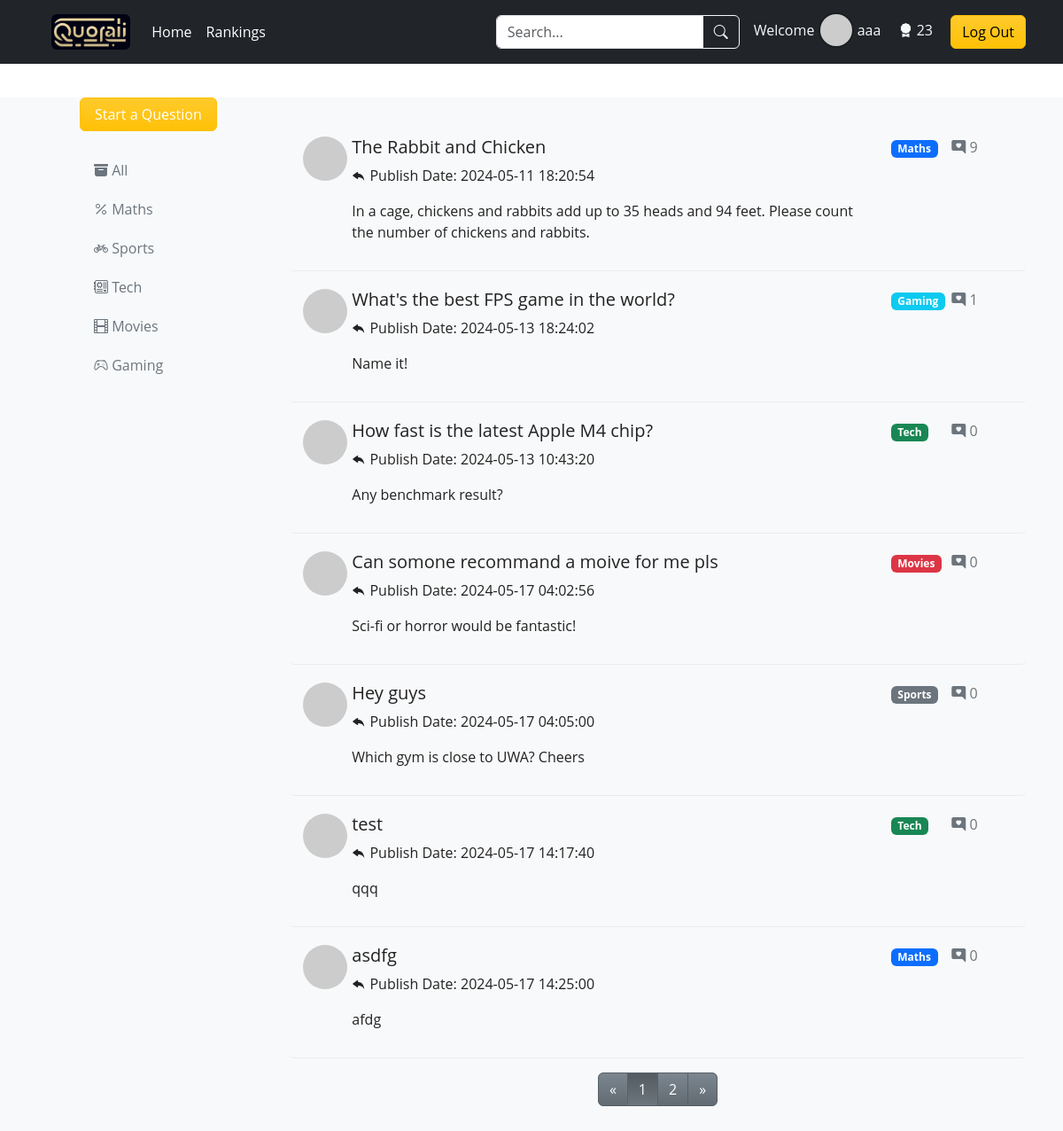
Before: / (signed in) with the older database file.
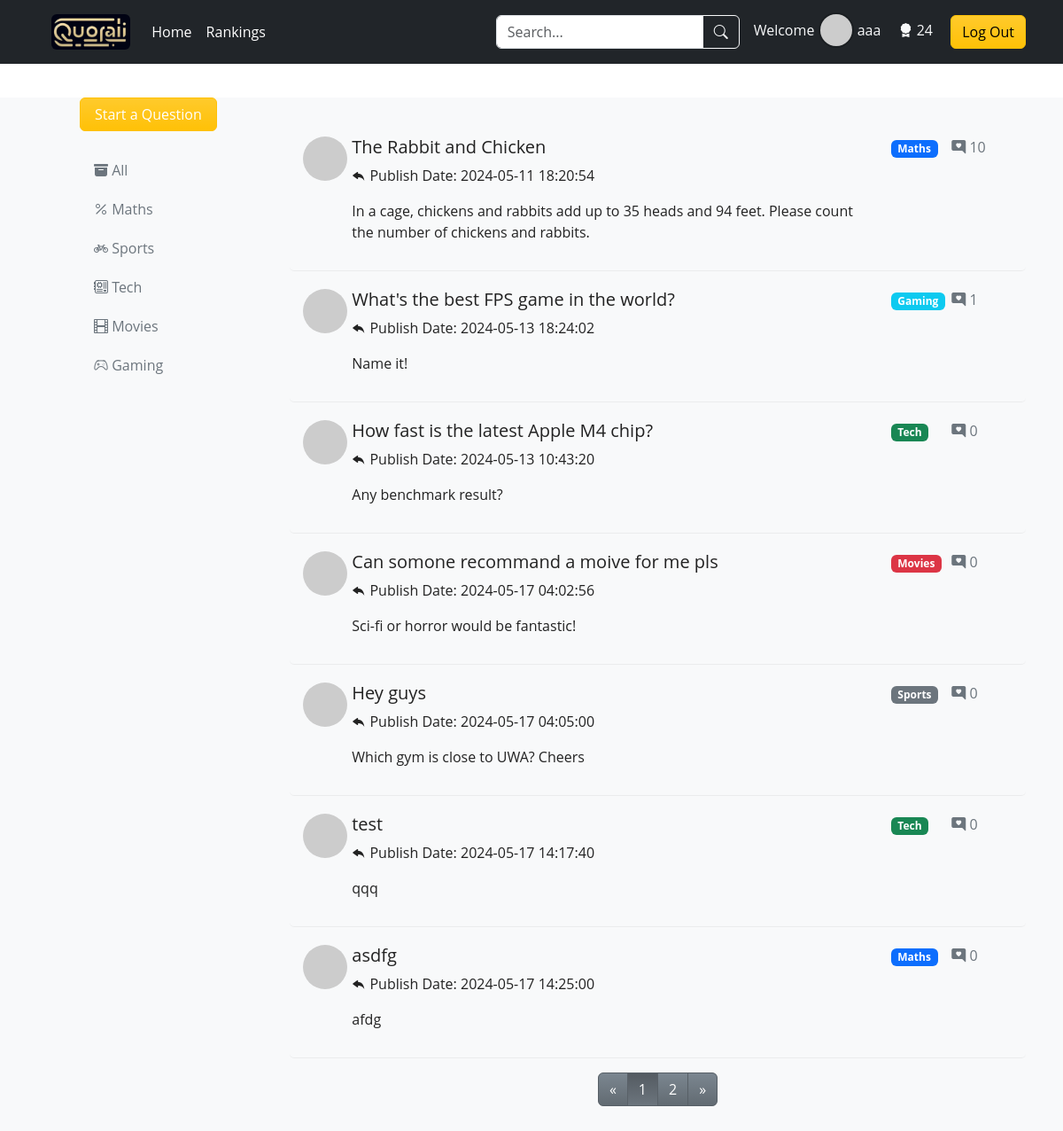
After: the same page with the newer database file.
### app/models.py (models this page shows, shortened)
class User(db.Model, UserMixin):
    id = db.Column(db.Integer, primary_key=True)
    username = db.Column(db.String(16), index=True, unique=True)
    email = db.Column(db.String(64), index=True, unique=True)
    password_hash = db.Column(db.String(256))
    credit = db.Column(db.Integer, default=0)
    bio = db.Column(db.String(1024))
    posts = db.relationship('Post', backref='author', lazy=True)
    comments = db.relationship('Comment', backref='author', lazy='dynamic')

class Post(db.Model):
    id = db.Column(db.Integer, primary_key=True)
    title = db.Column(db.String(64))
    body = db.Column(db.String(1024))
    timestamp = db.Column(db.DateTime, index=True, default=datetime.now)
    author_id = db.Column(db.Integer, db.ForeignKey('user.id'), index=True)
    category_id = db.Column(db.Integer, db.ForeignKey('category.id'), index=True)
    comments = db.relationship('Comment', backref='post', lazy='dynamic')
    is_solved = db.Column(db.Boolean, default=False)

class Category(db.Model):
    id = db.Column(db.Integer, primary_key=True)
    name = db.Column(db.String(32), unique=True)
    iconClass = db.Column(db.String(32))
    posts = db.relationship('Post', backref='category', lazy='dynamic')

### app/routes.py (the view)
@app.route('/')
def index():
    page = request.args.get('page', 1, type=int)
    category_id = request.args.get('category')
    if category_id:
        paginate = Post.query.filter_by(
            category_id=category_id).paginate(page=page, per_page=7)
    else:
        paginate = Post.query.paginate(page=page, per_page=7)
    categories = Category.query.all()
    return render_template('index.html', user=current_user, categories=categories, paginate=paginate)

### app/__init__.py (called while the page is built)
@login_manager.user_loader
def load_user(user_id):
    user = User.query.get(user_id)
    return user

### app/templates/index.html (shortened to what the changed rows need)
{% extends "base.html" %}
{% block style %}
<link rel="stylesheet" href="{{ url_for('static', filename='css/index.css') }}" />
{% endblock %}
{% block main %}
<div class="bg-light">
    <div class="container mt-5">
        <div class="row clearfix">
            <div class="homepage-results col-md-9 column">
                {% if paginate.total == 0 %}
                <h4 class="text-center mt-4 text-secondary">
                    No discussions found.
                </h4>
                {% else %}
                <ul class="discussion-list list-unstyled mt-4">
                    {% for post in paginate.items %}
                    <li>
                        <div class="row clearfix">
                            <div class="col-md-10 column row clearfix">
                                <div class="col-md-1 column">
                                    <img alt="Avatar" src='https://robohash.org/{{ post.author.email }}' class="rounded-circle"
                                        style="width: 50px; height: 50px;" />
                                </div>
                                <div class="col-md-11">
                                    <h5>
                                        <a href="{{ url_for('postDetails', post_id=post.id) }}" style="text-decoration: none; color: inherit;" onmouseover="this.style.color='#007bff'" onmouseout="this.style.color='inherit'">{{ post.title }}</a>
                                    </h5>
                                    <p>
                                        <i class="bi bi-reply-fill"></i>
                                        Publish Date: <span id="humanTimestamp_{{ post.id }}"></span>
                                    </p>
                                    <p>
                                        {{ post.body }}
                                    </p>
                                </div>
                            </div>
                            <div class="col-md-2 column">
                                <div class="row clearfix">
                                    <div class="col-md-6 column">
                                        <span class="badge category-tag" data-category-id="{{ post.category.id }}">{{ post.category.name }}</span>
                                    </div>
                                    <div class="col-md-6 column text-secondary">
                                        <p>
                                            <i class="bi bi-chat-right-heart-fill"></i>
                                            {{ post.comments.all()|length }}
                                        </p>
                                    </div>
                                </div>
                            </div>
                        </div>
                    </li>
                    {% endfor %}
                </ul>
                {% endif %}
            </div>
        </div>
    </div>
</div>
{% endblock %}

### app/templates/base.html (shortened to what this page needs)
<!DOCTYPE html>
<html lang="en">
<head>
   <link href="https://cdn.jsdelivr.net/npm/bootstrap@5.3.3/dist/css/bootstrap.min.css" rel="stylesheet">
   <link rel="stylesheet" href="https://cdn.jsdelivr.net/npm/bootstrap-icons@1.11.3/font/bootstrap-icons.min.css">
   <link rel="stylesheet" href="{{ url_for('static', filename='css/base.css') }}">
    {% block style %}{% endblock %}
</head>
<body>
    <header class="p-3 bg-dark text-white fixed-top">
        <div class="container">
            <div class="d-flex flex-wrap align-items-center justify-content-center justify-content-lg-start">
                <a href="/" class="d-flex align-items-center mb-2 mb-lg-0 mx-3 text-white text-decoration-none">
                    <img alt="logo" src="{{ url_for('static', filename='img/4501715747379_.pic.jpg') }}" class="rounded logo" />
                </a>
                <ul class="nav col-12 col-lg-auto me-lg-auto mb-2 justify-content-center mb-md-0">
                    <li><a href="/" class="nav-link px-2 text-white">Home</a></li>
                    <li><a href="{{ url_for('rankingPage') }}" class="nav-link px-2 text-white">Rankings</a></li>
                </ul>
                <form class="col-12 col-lg-auto mb-3 mb-lg-0 me-lg-3" method="get" action="{{ url_for('search') }}">
                    <div class="input-group">
                        <input type="search" class="form-control form-control-dark" placeholder="Search..." aria-label="Search" name="search_keywords">
                        <button class="btn btn-outline-light" type="submit"><i class="bi bi-search"></i>
                        </button>
                    </div>
                </form>
                <div class="text-end">
                    {% if current_user.is_authenticated %}
                    <div class="user-info">
                        <span class="text-light me-3">Welcome
                            <img alt="Avatar" src='https://robohash.org/{{ current_user.email }}' class="rounded-circle" style="width: 40px; height: 40px; border: rgba(0, 0, 0, 0.2) 2.5px solid; margin-top: -5px;" />
                            <a href="{{ url_for('personalProfile') }}" style="text-decoration: none; color: inherit;" onmouseover="this.style.color='#FFA500'" onmouseout="this.style.color='inherit'">{{ current_user.username }}</a>
                    </span>
                        <span class="text-light me-3"><i class="bi bi-award-fill"></i> {{ current_user.credit }}</span>
                        <a class="btn btn-warning bg-gradient" href="{{ url_for('logout') }}">Log Out</a>
                    </div>
                    {% else %}
                    <button type="button" id="loginButton" class="btn btn-outline-light me-2" data-bs-toggle="modal" data-bs-target="#ModalToggle">Login</button>
                    <button type="button" class="btn btn-warning" data-bs-toggle="modal" data-bs-target="#staticBackdrop" id="registerbtn">Sign-up</button>
                    {% endif %}
                </div>
            </div>
        </div>
    </header>
    <main>
        {% block main %}{% endblock %}
    </main>
</body>
</html>

Changed rows visible on the page:
changed User "aaa": credit "23" → "24"
computed for Post "The Rabbit and Chicken": comments.all|length "9" → "10"
